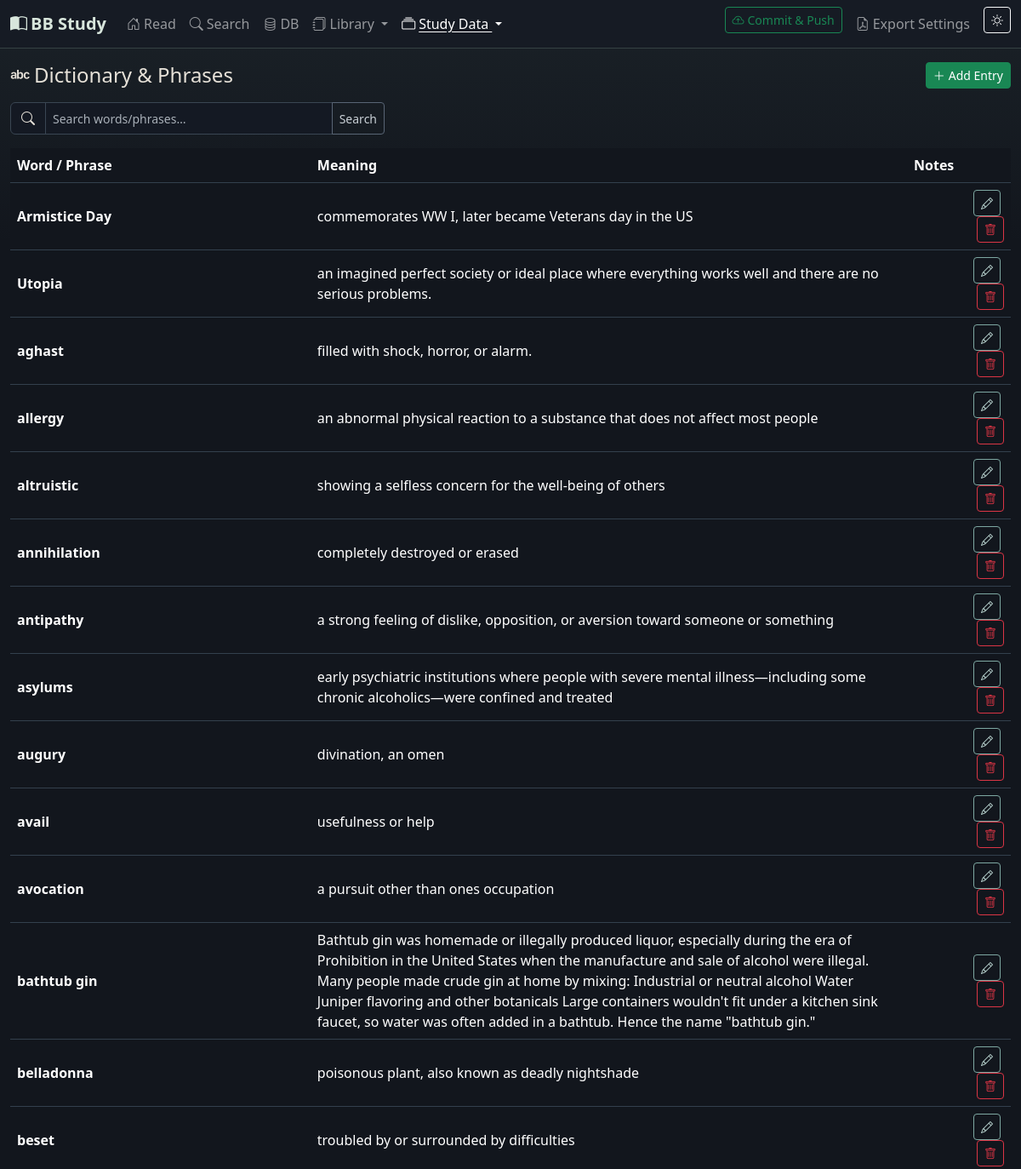
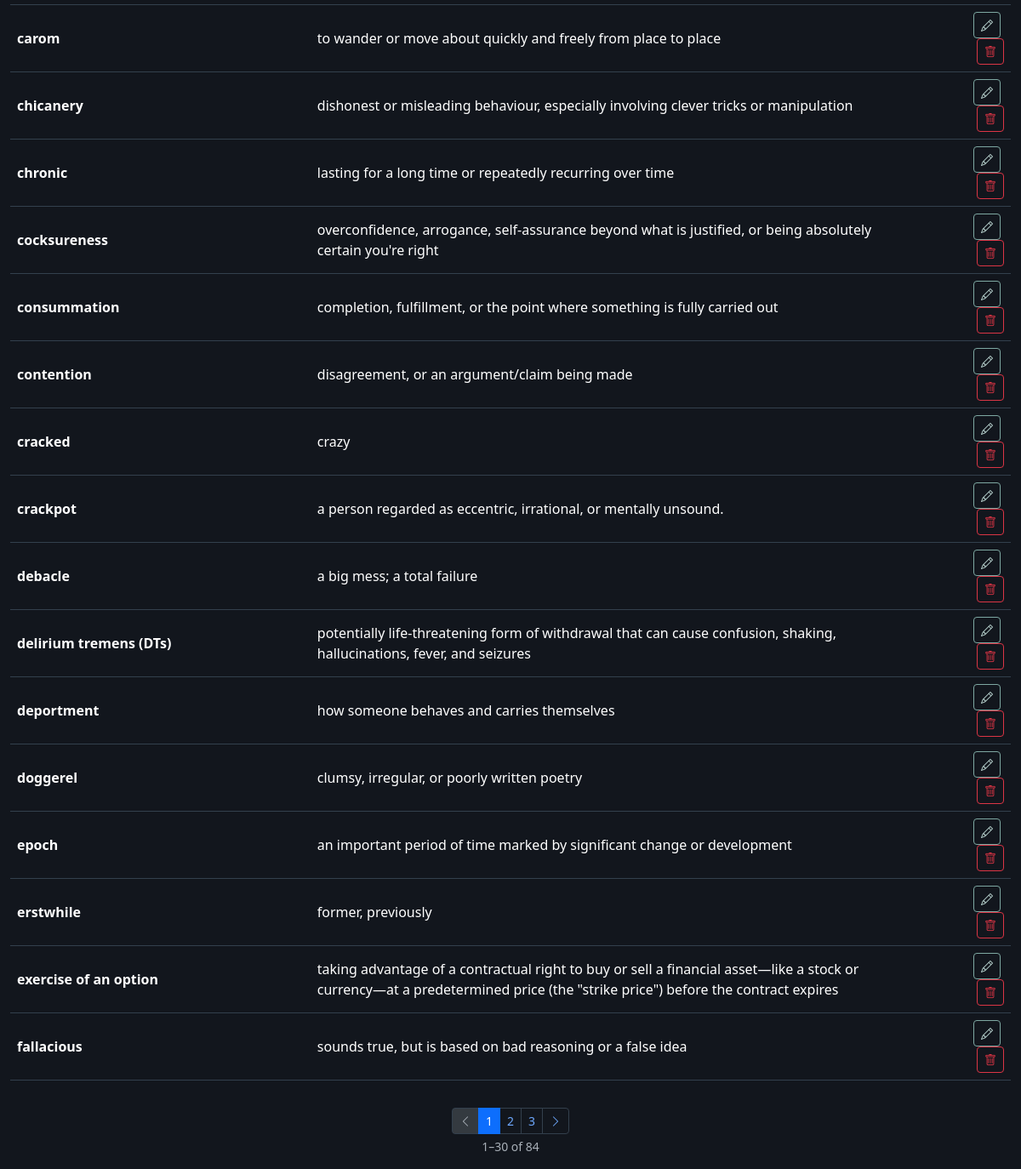
Before: /dictionary with the older database file (2 pictures, top to bottom).
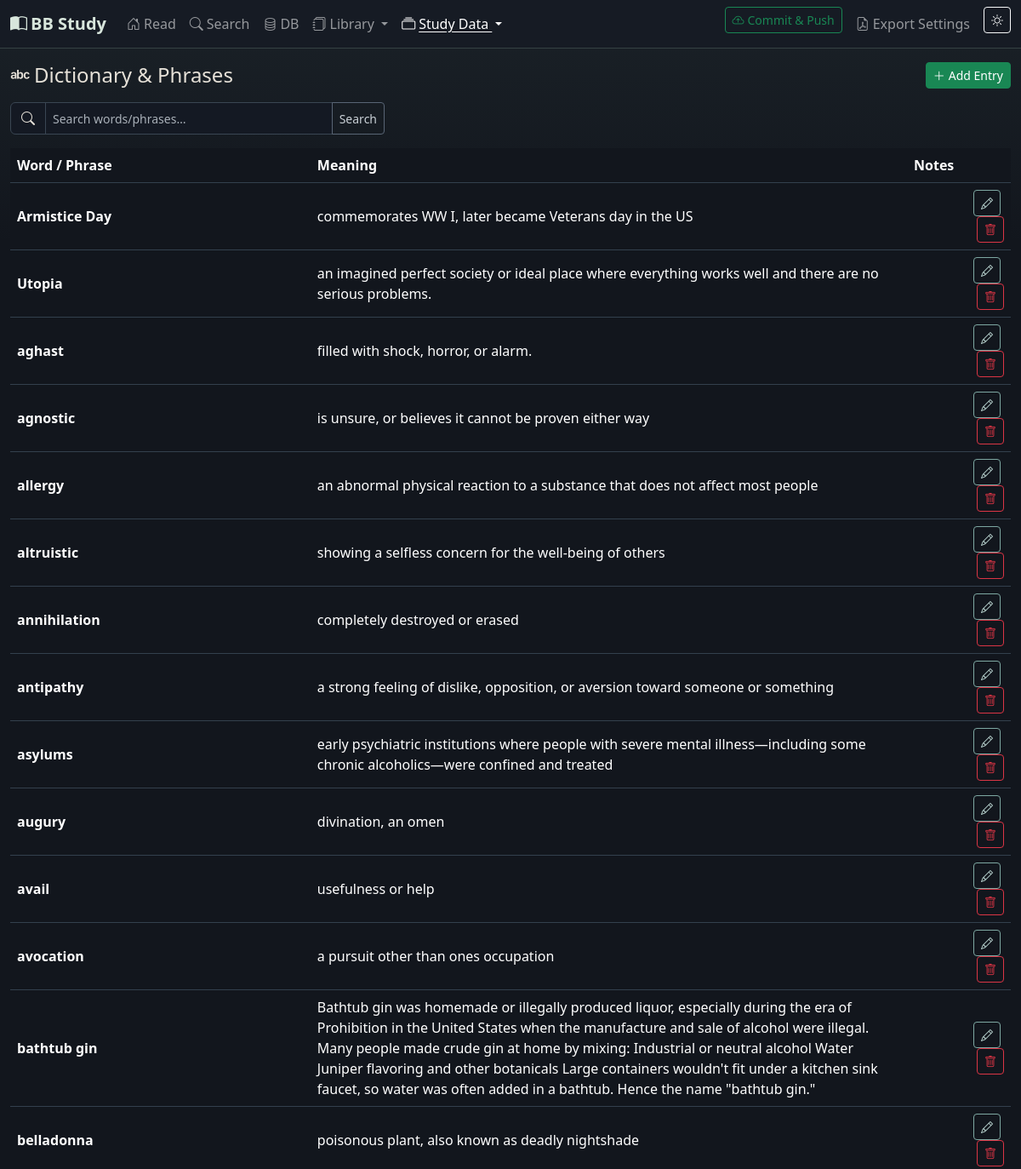
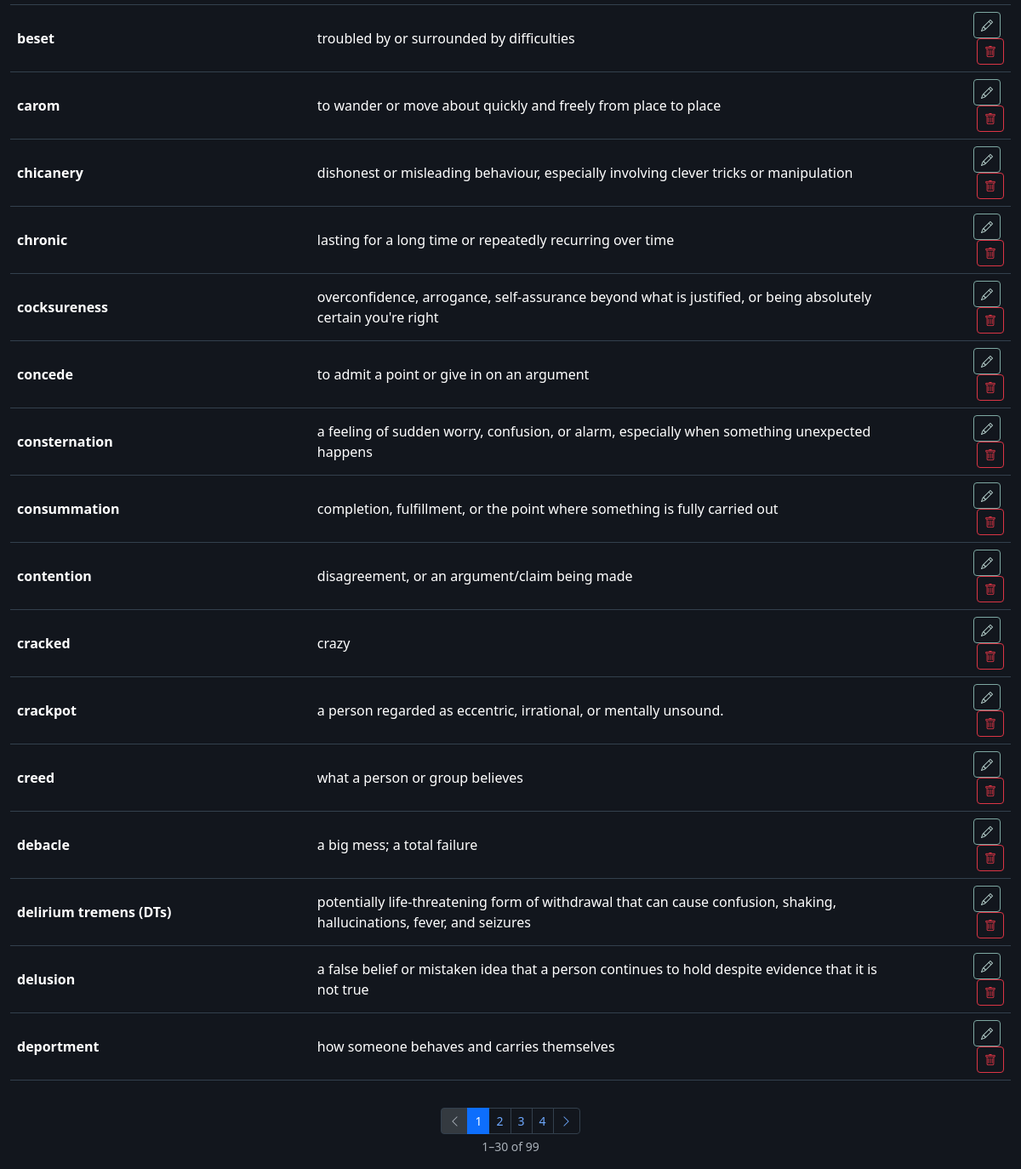
After: the same page with the newer database file (2 pictures, top to bottom).
### app/models.py (models this page shows)
class Dictionary(db.Model):
    __tablename__ = 'dictionary'
    id = db.Column(db.Integer, primary_key=True)
    word_phrase = db.Column(db.String(500), nullable=False)
    meaning = db.Column(db.Text, nullable=False)
    notes = db.Column(db.Text)
    created_at = db.Column(db.DateTime, default=datetime.utcnow)
    locations = db.relationship('DictionaryLookup', backref='entry', lazy=True, cascade='all, delete-orphan')
    def to_dict(self):
        return {
            'id': self.id,
            'word_phrase': self.word_phrase,
            'meaning': self.meaning,
            'notes': self.notes,
            'created_at': self.created_at.isoformat() if self.created_at else None,
        }

### app/routes/main.py (the view)
@main_bp.route('/dictionary')
def dictionary():
    from ..models import Dictionary
    pg = request.args.get('pg', 1, type=int)
    search_q = request.args.get('q', '').strip()
    query = Dictionary.query.order_by(Dictionary.word_phrase)
    if search_q:
        like = f'%{search_q}%'
        query = query.filter(
            Dictionary.word_phrase.ilike(like) | Dictionary.meaning.ilike(like)
        )
    pagination = query.paginate(page=pg, per_page=30, error_out=False)
    return render_template('dictionary.html', theme=get_theme(), entries=pagination.items,
                           pagination=pagination, search_q=search_q)

### app/routes/main.py (called while the page is built)
def get_theme():
    s = Setting.query.filter_by(key='theme').first()
    return s.value

### app/templates/dictionary.html (shortened to what this page needs)
{% extends 'base.html' %}
{% from '_pagination.html' import render as paginate %}
{% block content %}
<div class="d-flex justify-content-between align-items-center mb-3">
  <h4 class="mb-0"><i class="bi bi-alphabet me-1"></i>Dictionary &amp; Phrases</h4>
  <button class="btn btn-sm btn-success" data-bs-toggle="modal" data-bs-target="#dictModal" onclick="openDictModal()">
    <i class="bi bi-plus-lg me-1"></i>Add Entry
  </button>
</div>
<form class="input-group mb-3" method="get" style="max-width:440px;">
  <span class="input-group-text"><i class="bi bi-search"></i></span>
  <input type="text" class="form-control form-control-sm" name="q"
         placeholder="Search words/phrases…" value="{{ search_q }}"
         aria-label="Search dictionary">
  <button class="btn btn-outline-secondary btn-sm" type="submit">Search</button>
</form>
<div class="table-responsive">
  <table class="table table-hover align-middle" id="dictTable">
    <thead>
      <tr><th style="width:30%">Word / Phrase</th><th>Meaning</th><th>Notes</th><th></th></tr>
    </thead>
    <tbody>
      {% for e in entries %}
      <tr data-id="{{ e.id }}">
        <td class="fw-semibold">{{ e.word_phrase }}</td>
        <td>{{ e.meaning }}</td>
        <td class="text-muted small">{{ e.notes or '' }}</td>
        <td class="text-end">
          <button class="btn btn-sm btn-outline-primary me-1"
                  onclick="openDictModal({{ e.to_dict()|tojson }})">
            <i class="bi bi-pencil"></i>
          </button>
          <button class="btn btn-sm btn-outline-danger"
                  onclick="deleteDict({{ e.id }})">
            <i class="bi bi-trash"></i>
          </button>
        </td>
      </tr>
      {% else %}
      <tr><td colspan="4" class="text-muted text-center">No entries yet.</td></tr>
      {% endfor %}
    </tbody>
  </table>
</div>
{{ paginate(pagination, 'main.dictionary', extra_args={'q': search_q}) }}
{% endblock %}

Changed rows visible on the page:
no longer on this page (row unchanged): Dictionary: word_phrase "doggerel", meaning "clumsy, irregular, or poorly written poetry"
no longer on this page (row unchanged): Dictionary: word_phrase "epoch", meaning "an important period of time marked by significant change or development"
no longer on this page (row unchanged): Dictionary: word_phrase "erstwhile", meaning "former, previously"
no longer on this page (row unchanged): Dictionary: word_phrase "exercise of an option", meaning "taking advantage of a contractual right to buy or sell a financial asset—like a stock or currency—at a predetermined price (the \"strike price\") before the contract expires"
no longer on this page (row unchanged): Dictionary: word_phrase "fallacious", meaning "sounds true, but is based on bad reasoning or a false idea"
added Dictionary: word_phrase "agnostic", meaning "is unsure, or believes it cannot be proven either way"
added Dictionary: word_phrase "concede", meaning "to admit a point or give in on an argument"
added Dictionary: word_phrase "consternation", meaning "a feeling of sudden worry, confusion, or alarm, especially when something unexpected happens"
added Dictionary: word_phrase "creed", meaning "what a person or group believes"
added Dictionary: word_phrase "delusion", meaning "a false belief or mistaken idea that a person continues to hold despite evidence that it is not true"
Other visible differences:
{{ pagination.total }}: "84" → "99"
new list line: "4"
